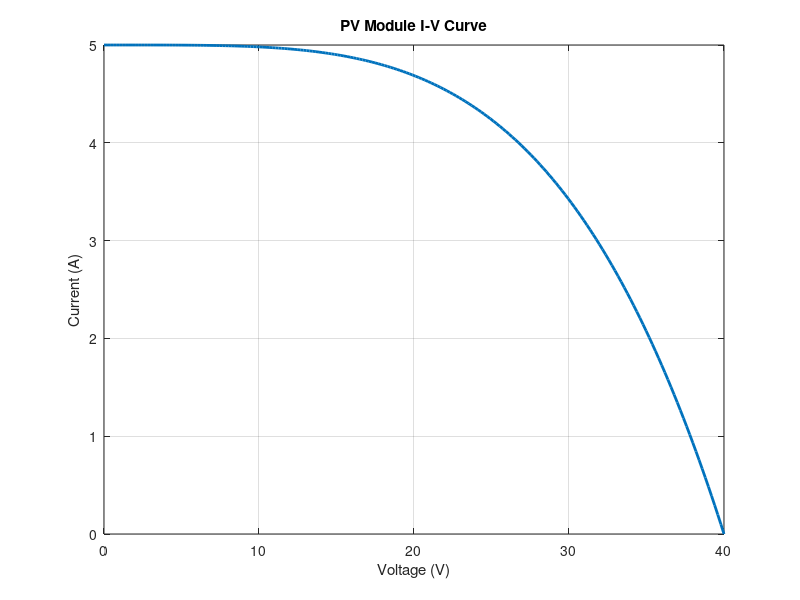
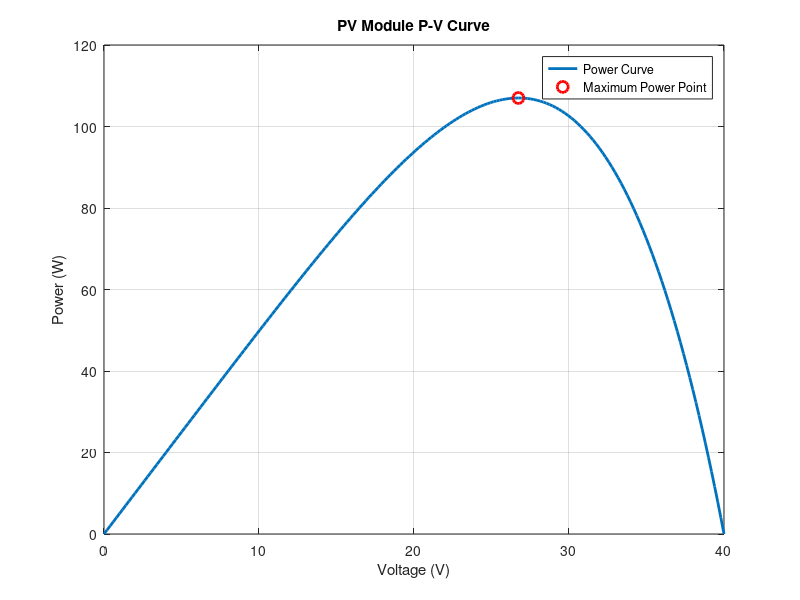

Source code (MATLAB) for these figures, in order:
% Simulated PV module I-V and P-V characteristics

V = linspace(0, 40, 200);   % Voltage range
Isc = 5;                    % Short-circuit current (A)
Voc = 40;                   % Open-circuit voltage (V)

% Nonlinear PV current model (approximate realistic curve)
I = Isc * (1 - (V/Voc).^4);

% Power calculation
P = V .* I;

% Plot I-V curve
figure
plot(V, I, 'LineWidth', 2)
grid on
title('PV Module I-V Curve')
xlabel('Voltage (V)')
ylabel('Current (A)')

% Plot P-V curve
figure
plot(V, P, 'LineWidth', 2)
grid on
title('PV Module P-V Curve')
xlabel('Voltage (V)')
ylabel('Power (W)')

% Find maximum power point
[Pmax, index] = max(P);
Vmpp = V(index);
Impp = I(index);

hold on
plot(Vmpp, Pmax, 'ro', 'MarkerSize', 8, 'LineWidth', 2)
legend('Power Curve','Maximum Power Point')
